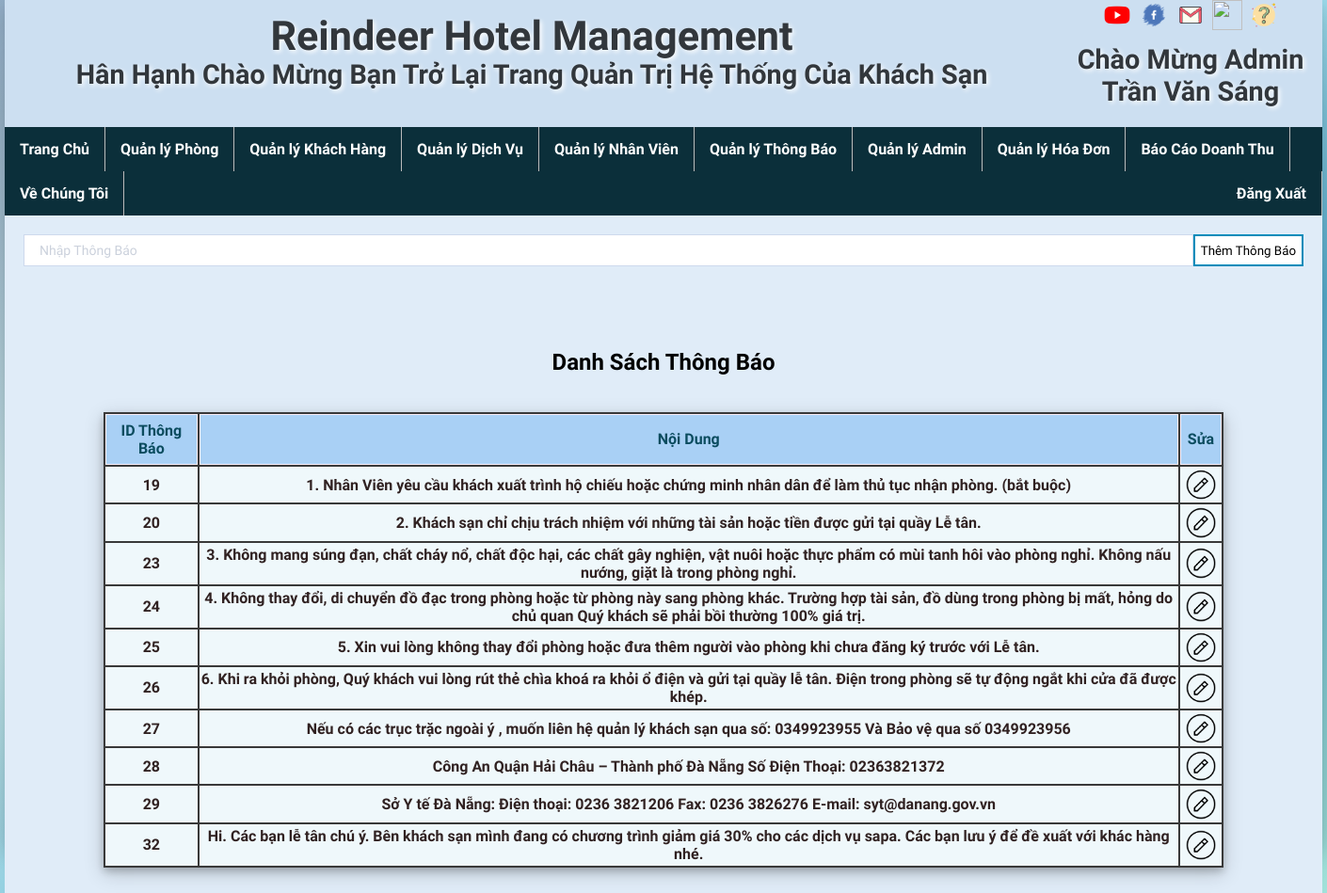
The app's page /index.php?url=TB/QuanLyTB.php (signed in) with its own data.
### tables this page shows
CREATE TABLE `thongbao` (
  `MaTB` int(11) NOT NULL,
  `NoiDung` text NOT NULL
);

### TB/QuanLyTB.php (the view, shortened to what this page needs)
<div class="thanhtrangthai">
<form action= "" method="Post">
            <div class="nhomform">
                <input class="nhap" type="text"  name='ThongBao' placeholder="Nhập Thông Báo">
                <input class="button2" value="Thêm Thông Báo" type="submit"/>
            </div>
        </form>
</div>
    <div class="noidung">
<table class="tableHT">
<h2>Danh Sách Thông Báo</h2><br>
        <tr>
            <th>ID Thông Báo</th>
            <th>Nội Dung</th>
            <th>Sửa</th>
        </tr>
    <?php
        $sqlTB ="SELECT * FROM Thongbao";
        $thucthi = mysqli_query($ketnoisql,$sqlTB);
        while(($dulieu = mysqli_fetch_array($thucthi))){
            echo"<tr>";
            echo"<td>";
            echo $dulieu[0];
            echo "</td>";
            echo"<td>";
            echo $dulieu[1];
            echo "</td>";
            echo"<td>";
            echo "<a href='index.php?url=TB/SuaTB.php&maTB=$dulieu[0]'><img src='image/edit.png' width='32px'/></a></a>";
            echo "</td>";
           echo "</tr>";
        }
    ?>
    </table>
</div>
</div>

### Css/style_bocuc.css (style rules this page uses)
* { font-family: 'Barlow Condensed', sans-serif; }
body { width: 1400px; height: 900px; margin: 0 auto; background-color: #504f53; box-shadow: 0 64px 128px 0 rgba(0, 12, 25, 0.2), 0 6px 20px 0 rgba(0, 0, 10, 0.19); background-image:linear-gradient(to bottom right, #95B1CB, #DDFFFF,#61BEDF,#ACF0E6) }
.button2 { background-color: white; color: black; border: 2px solid #008CBA; }
.tableHT { width: 85%; margin: auto; margin-bottom: 50px; background-color: #393939; box-shadow: 0 4px 8px 0 rgba(0, 0, 0, 0.2), 0 6px 20px 0 rgba(0, 0, 0, 0.19); }
.tableHT th { text-align: center; border:1px solid #FBEFF8; color: #0B4C5F; background-color: #A9D0F5; padding: 7px ; }
.tableHT td { text-align: center; font-weight: bold; color: #302121; background-color: #EFF8FB; padding: 3px 2px ; }
.nhap { width: 100%; padding: 8px 16px; font-size: 14px; font-weight: 500; color: #3D4344; border: 1px solid #CDD9ED; background: #fff; }
.nhomform { display: flex; width: 100%; margin-bottom: 30px; }
.nhap::placeholder { color: #CBD1DC; }

### TB/QuanLyTB.php (style rules this page uses)
.thanhtrangthai { float: top; height: 10%; padding: 20px; }
.noidung { margin: 30px auto; }

### records on screen
thongbao: MaTB "19", NoiDung "1. Nhân Viên yêu cầu khách xuất trình hộ chiếu hoặc chứng minh nhân dân để làm thủ tục nhận phòng. (bắt buộc)"
thongbao: MaTB "20", NoiDung "2. Khách sạn chỉ chịu trách nhiệm với những tài sản hoặc tiền được gửi tại quầy Lễ tân."
thongbao: MaTB "23", NoiDung "3. Không mang súng đạn, chất cháy nổ, chất độc hại, các chất gây nghiện, vật nuôi hoặc thực phẩm có mùi tanh hôi vào phòng nghỉ. Không nấu nướng, giặt là trong phòng nghỉ."
thongbao: MaTB "24", NoiDung "4. Không thay đổi, di chuyển đồ đạc trong phòng hoặc từ phòng này sang phòng khác. Trường hợp tài sản, đồ dùng trong phòng bị mất, hỏng do chủ quan Quý khách sẽ phải bồi thường 100% giá trị."
thongbao: MaTB "25", NoiDung "5. Xin vui lòng không thay đổi phòng hoặc đưa thêm người vào phòng khi chưa đăng ký trước với Lễ tân."
thongbao: MaTB "26", NoiDung "6. Khi ra khỏi phòng, Quý khách vui lòng rút thẻ chìa khoá ra khỏi ổ điện và gửi tại quầy lễ tân. Điện trong phòng sẽ tự động ngắt khi cửa đã được khép."
thongbao: MaTB "27", NoiDung "Nếu có các trục trặc ngoài ý , muốn liên hệ quản lý khách sạn qua số: 0349923955 Và Bảo vệ qua số 0349923956"
thongbao: MaTB "28", NoiDung "Công An Quận Hải Châu – Thành phố Đà Nẵng Số Điện Thoại: 02363821372"
thongbao: MaTB "29", NoiDung "Sở Y tế Đà Nẵng: Điện thoại: 0236 3821206 Fax: 0236 3826276 E-mail: syt@danang.gov.vn"
thongbao: MaTB "32", NoiDung "Hi. Các bạn lễ tân chú ý. Bên khách sạn mình đang có chương trình giảm giá 30% cho các dịch vụ sapa. Các bạn lưu ý để đề xuất với khác hàng nhé."

### other values on screen
$nameUser['fullname'] "Trần Văn Sáng"
